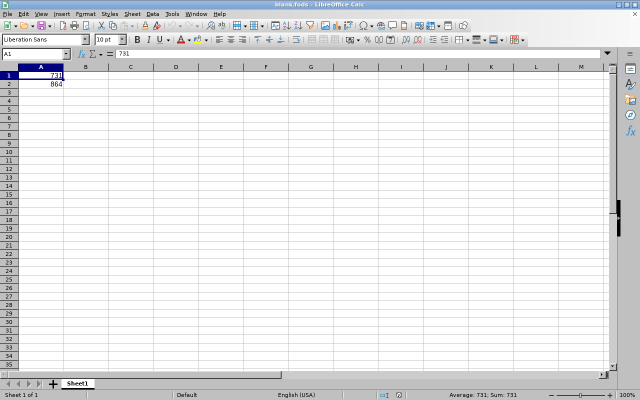
#> input picture research/integration/calc_pair_crop_ocr_exploration_20261031/first/source.png, 1280 x 800 px, found by its file name (shown at 1/2 size)
$ python runner.py
#> lines starting #> are read from the running program, lines starting #| are printed output that depends on the picture
from PIL import Image,ImageOps
from pathlib import Path
import subprocess,json,hashlib
source=Path('/in/source.png');out=Path('/out');img=Image.open(source).convert('L');results=[]
#> after `img = Image.open(source).convert('L')`:
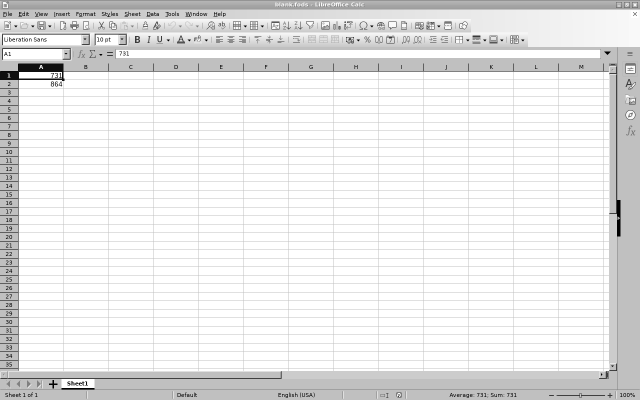
#> img: PIL image 1280x800 L (shown at 1/2 size); min 0, max 255, mean 233.5
for name,box in [('A1',(95,144,125,158)),('A2',(95,161,125,175))]:
 crop=img.crop(box).resize(((box[2]-box[0])*4,(box[3]-box[1])*4),Image.Resampling.NEAREST)
 crop=ImageOps.expand(crop,border=12,fill=255);path=out/(name+'.png');crop.save(path)
#> (the run stopped early here; a loop or call above may not have finished)
